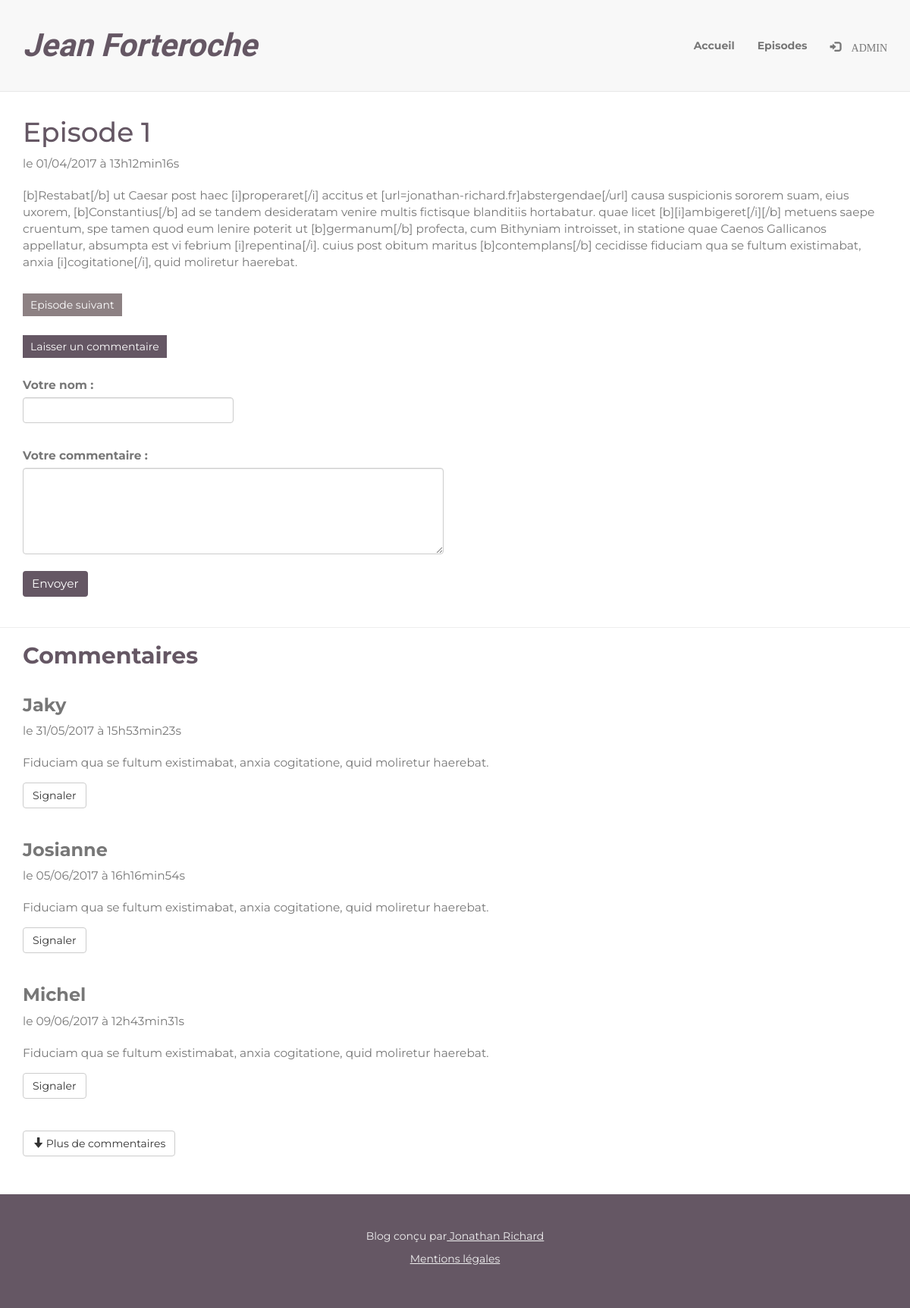
Page /blog/episode&id=1 on the committed database.
### tables this page shows
CREATE TABLE `articles` (
  `id` int(11) NOT NULL,
  `title` varchar(100) NOT NULL,
  `content` text NOT NULL,
  `date` datetime NOT NULL
);

CREATE TABLE `comments` (
  `id` int(11) NOT NULL,
  `articleId` int(11) NOT NULL,
  `author` varchar(100) NOT NULL,
  `comment` text NOT NULL,
  `alert` int(11) NOT NULL,
  `date` datetime NOT NULL
);

### blog/index.php (called while the page is built, shortened)
<?php
require_once('controllers/router.php');

### blog/models/ModelArticle.php (called while the page is built, shortened)
<?php
class ModelArticle
{
    private $_bdd;
    public function bbcode_to_html($bbtext)
    {
      $bbtags = array(
        '[heading1]' => '<h1>','[/heading1]' => '</h1>',
        '[heading2]' => '<h2>','[/heading2]' => '</h2>',
        '[heading3]' => '<h3>','[/heading3]' => '</h3>',
        '[h1]' => '<h1>','[/h1]' => '</h1>',
        '[h2]' => '<h2>','[/h2]' => '</h2>',
        '[h3]' => '<h3>','[/h3]' => '</h3>',
        '[paragraph]' => '<p>','[/paragraph]' => '</p>',
        '[para]' => '<p>','[/para]' => '</p>',
        '[p]' => '<p>','[/p]' => '</p>',
        '[left]' => '<p style="text-align:left;">','[/left]' => '</p>',
        '[right]' => '<p style="text-align:right;">','[/right]' => '</p>',
        '[center]' => '<p style="text-align:center;">','[/center]' => '</p>',
        '[justify]' => '<p style="text-align:justify;">','[/justify]' => '</p>',
        '[bold]' => '<span style="font-weight:bold;">','[/bold]' => '</span>',
        '[italic]' => '<span style="font-style:italic;">','[/italic]' => '</span>',
        '[underline]' => '<span style="text-decoration:underline;">','[/underline]' => '</span>',
        '[b]' => '<span style="font-weight:bold;">','[/b]' => '</span>',
        '[i]' => '<span style="font-style:italic;">','[/i]' => '</span>',
        '[u]' => '<span style="text-decoration:underline;">','[/u]' => '</span>',
        '[break]' => '<br>',
        '[br]' => '<br>',
        '[newline]' => '<br>',
        '[nl]' => '<br>',
        '[unordered_list]' => '<ul>','[/unordered_list]' => '</ul>',
        '[list]' => '<ul>','[/list]' => '</ul>',
        '[ul]' => '<ul>','[/ul]' => '</ul>',
        '[ordered_list]' => '<ol>','[/ordered_list]' => '</ol>',
        '[ol]' => '<ol>','[/ol]' => '</ol>',
        '[list_item]' => '<li>','[/list_item]' => '</li>',
        '[li]' => '<li>','[/li]' => '</li>',
        '[*]' => '<li>','[/*]' => '</li>',
        '[code]' => '<code>','[/code]' => '</code>',
        '[preformatted]' => '<pre>','[/preformatted]' => '</pre>',
        '[pre]' => '<pre>','[/pre]' => '</pre>',
      );
      $bbtext = str_ireplace(array_keys($bbtags), array_values($bbtags), $bbtext);
      $bbextended = array(
        "/\[url](.*?)\[\/url]/i" => "<a href=\"http://$1\" title=\"$1\">$1</a>",
        "/\[url=(.*?)\](.*?)\[\/url\]/i" => "<a href=\"http://$1\" title=\"$1\">$2</a>",
        "/\[email=(.*?)\](.*?)\[\/email\]/i" => "<a href=\"mailto:$1\">$2</a>",
        "/\[mail=(.*?)\](.*?)\[\/mail\]/i" => "<a href=\"mailto:$1\">$2</a>",
        "/\[img\]([^[]*)\[\/img\]/i" => "<img src=\"$1\" alt=\" \" />",
        "/\[image\]([^[]*)\[\/image\]/i" => "<img src=\"$1\" alt=\" \" />",
        "/\[image_left\]([^[]*)\[\/image_left\]/i" => "<img src=\"$1\" alt=\" \" class=\"img_left\" />",
        "/\[image_right\]([^[]*)\[\/image_right\]/i" => "<img src=\"$1\" alt=\" \" class=\"img_right\" />",
      );
      return $bbtext;
    }
    public function getArticle($id)
    {
        $req = $this->_bdd->prepare('SELECT id, title, content, DATE_FORMAT(date, \'%d/%m/%Y à %Hh%imin%ss\') AS articleDate FROM articles WHERE id = ?');
        $req->execute(array($id));
        if($req->rowCount() == 1)
        {
            $data = $req->fetch(PDO::FETCH_ASSOC);
            return new Article($data);
        }
        else
            throw new Exception("Aucun épisode ne correspond à l'identifiant '$id'");
    }
    public function getNextArticle($id)
    {
        $req = $this->_bdd->prepare('SELECT id, title FROM articles WHERE id > ? LIMIT 1');
        $req->execute(array($id));
        if($req->rowCount() == 1)
        {
            $data = $req->fetch(PDO::FETCH_ASSOC);
            return new Article($data);
        }
    }
    public function setBdd(PDO $bdd)
    {
        $this->_bdd = $bdd;
    }
}

### blog/models/Article.php (called while the page is built, shortened)
<?php
class Article
{
    private $_id;
    private $_title;
    private $_content;
    private $_articleDate;
    public function hydrate(array $data)
    {
        foreach($data as $key => $value)
        {
            $method = 'set'.ucfirst($key);
        }
    }
    public function id()
    {
        return $this->_id;
    }
    public function title()
    {
        return $this->_title;
    }
    public function content()
    {
        return $this->_content;
    }
    public function articleDate()
    {
        return $this->_articleDate;
    }
    public function setId($id)
    {
        $id = (int) $id;
        if($id > 0)
            $this->_id = $id;
    }
    public function setTitle($title)
    {
        if(is_string($title))
            $this->_title = $title;
    }
    public function setContent($content)
    {
        if(is_string($content))
            $this->_content = $content;
    }
    public function setArticleDate($articleDate)
    {
        $this->_articleDate = $articleDate;
    }
}

### blog/models/ModelComment.php (called while the page is built, shortened)
<?php
class ModelComment
{
    private $_bdd;
    public function getComments($articleId, $limit)
    {
        $comments = [];
        $req = $this->_bdd->prepare('SELECT id, articleId, author, comment, DATE_FORMAT(date, \'%d/%m/%Y à %Hh%imin%ss\') AS commentDate FROM comments WHERE articleId = ? ORDER BY id ASC LIMIT '.$limit.',3');
        $req->execute(array($articleId));
        while($data = $req->fetch(PDO::FETCH_ASSOC))
        {
            $comments[] = new Comment($data);
        }
        return $comments;
    }
    public function setBdd(PDO $bdd)
    {
        $this->_bdd = $bdd;
    }
}

### blog/models/Comment.php (called while the page is built, shortened)
<?php
class Comment
{
    private $_author;
    private $_comment;
    private $_commentDate;
    public function hydrate(array $data)
    {
        foreach($data as $key => $value)
        {
            $method = 'set'.ucfirst($key);
        }
    }
    public function author()
    {
        return $this->_author;
    }
    public function comment()
    {
        return $this->_comment;
    }
    public function commentDate()
    {
        return $this->_commentDate;
    }
    public function setId($id)
    {
        $id = (int) $id;
    }
    public function setArticleId($articleId)
    {
        $articleId = (int) $articleId;
    }
    public function setAuthor($author)
    {
        if(is_string($author))
            $this->_author = $author;
    }
    public function setComment($comment)
    {
        if(is_string($comment))
            $this->_comment = $comment;
    }
    public function setCommentDate($commentDate)
    {
        $this->_commentDate = $commentDate;
    }
}

### blog/views/viewEpisode.php (the view, shortened to what this page needs)
<?php require_once('views/header.php'); ?>
        </header>
        <article id="article" class="container">
            <div class="row">
                <div class="col-md-12">
                    <h1><?= ucfirst($article->title()) ?></h1>
                    <time>le <?= $article->articleDate() ?></time>
                    <p><?= $modelArticle->bbcode_to_html($article->content()) ?></p>
                    <br />
                </div>
            </div>
            <?php
            if($nextArticle): ?>
                <a href="episode&amp;id=<?= $nextArticle->id() ?>" class="link">Episode suivant</a>
            <?php endif; ?>
            <br /><br />
            <div class="add-comment">Laisser un commentaire</div>
        </article>
        <div class="container">
            <div class="row">
                <div class="col-md-6">
                    <br />
                    <form id="form" action="episode&amp;id=<?= $article->id() ?>" method="post">
                        <p><label for="author">Votre nom :</label>
                        <input type="text" name="author" id="author" class="form-control" value="<?php if(isset($author)) echo $author; ?>"/></p>
                        <br />
                        <label for="comment">Votre commentaire :</label><br />
                        <textarea name="comment" id="comment" class="form-control" rows="5"><?php if(isset($comment)) echo $comment; ?></textarea>
                        <br />
                        <input type="submit" name="add" class="btn btn-default" value="Envoyer" />
                    </form>
                    <br />
                </div>
            </div>
        </div>
        <hr />
        <div class="container comments">
            <h2>Commentaires</h2>
            <div class="row">
                <div class="col-md-12 ajax">
                    <?php
                    foreach($comments as $comm): ?>
                        <section>
                            <h3><?= ucfirst($comm->author()) ?></h3>
                            <time>le <?= $comm->commentDate() ?></time>
                            <p><?= $comm->comment() ?></p>
                            <form action="index.php?action=episode&amp;id=<?= $article->id() ?>" method="post">
                                <input type="submit" name="alert" class="btn btn-default" value="Signaler" onclick="return(confirm('Etes-vous sûr de cette action ?'));" />
                            </form>
                        </section>
                        <br />
                    <?php endforeach; ?>
                </div>
            </div>
        </div>
        <?php
        if($comments == null)
            echo '<p class="container">Pas de commentaire sur cette épisode !</p>';
        else
        {
            ?>
            <div class="container">
                <br />
                <form id="ajax" action="ajax.php?id=<?= $article->id() ?>" method="post">
                    <button type="submit" class="btn btn-default"><span class="glyphicon glyphicon-arrow-down"></span> Plus de commentaires</button>
                </form>
            </div>
            <?php
        }
require_once('views/footer.php'); ?>

### blog/content/style.css (style rules this page uses)
body { font-family: 'Montserrat', sans-serif; color: #777; }
h1, h2 { color: #655764; }
h2, h3 { font-weight: bold; }
span { font-family: 'Parisienne', cursive; }
time { display: inline-block; margin-bottom: 20px; }
a:link, a:hover, a:visited { text-decoration: none; }
#article p, #article time, .comments, #form { font-size: 1.1em; }
#article .link, #form input[type="submit"]:hover { background-color: #8d8183; }
#article { margin-top: 135px; }
#article .link, #article .add-comment { display: inline-block; margin-right: 10px; padding: 5px 10px; margin-bottom: 5px; color: #fff; }
#article .add-comment, #form input[type="submit"] { color: #fff; background-color: #655764; }
.comments h2 { margin-top: 0; margin-bottom: 16px; }
.comments input[type="submit"] { margin-top: 5px; }
#form input[type="submit"] { font-size: 1em; border: none; }
#author { width: 50%; }

### rows in the picture
articles: title "Episode 1", content "[b]Restabat[/b] ut Caesar post haec [i]properaret[/i] accitus et [url=jonathan-richard.fr]abstergendae[/url] causa suspicionis sororem suam, eius uxorem, [b]Constantius[/b] ad se tandem desideratam venire multis fictisque blanditiis hortabatur. quae licet [b][i]ambigeret[/i][/b] metuens saepe cruentum, spe tamen quod eum lenire poterit ut [b]germanum[/b] profecta, cum Bithyniam introisset, in statione quae Caenos Gallicanos appellatur, absumpta est vi febrium [i]repentina[/i]. cuius post obitum maritus [b]contemplans[/b] cecidisse fiduciam qua se fultum existimabat, anxia [i]cogitatione[/i], quid moliretur haerebat."
comments: author "Jaky", commentDate "31/05/2017 à 15h53min23s", comment "Fiduciam qua se fultum existimabat, anxia cogitatione, quid moliretur haerebat."
comments: author "Josianne", commentDate "05/06/2017 à 16h16min54s", comment "Fiduciam qua se fultum existimabat, anxia cogitatione, quid moliretur haerebat."
comments: author "Michel", commentDate "09/06/2017 à 12h43min31s", comment "Fiduciam qua se fultum existimabat, anxia cogitatione, quid moliretur haerebat."

### other values in the picture
$article->articleDate() "01/04/2017 à 13h12min16s"
